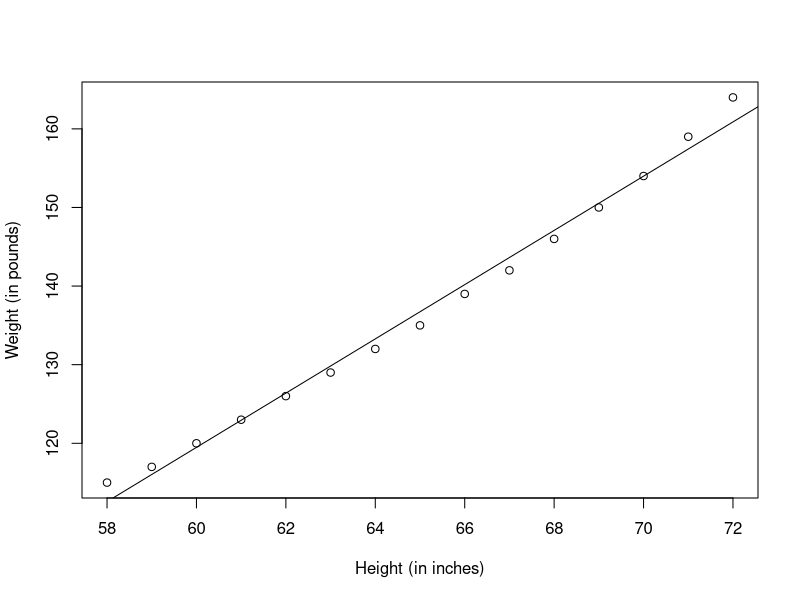
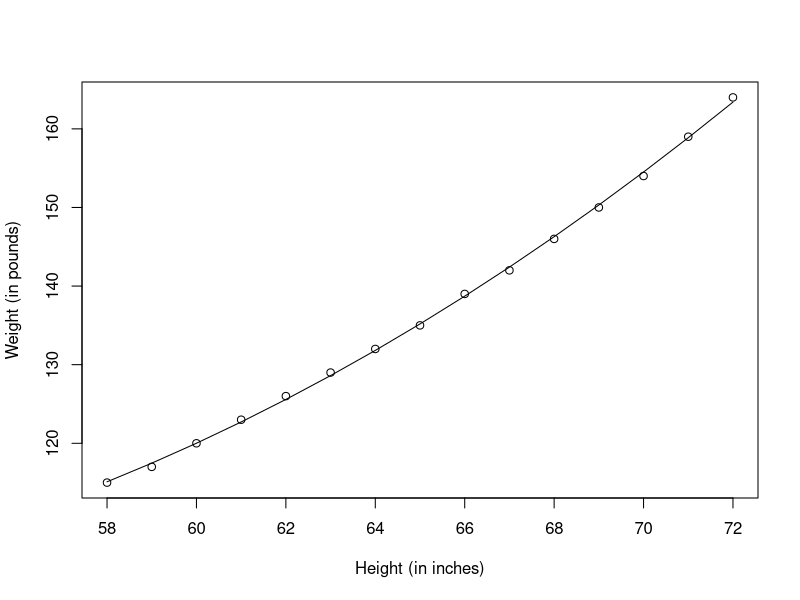
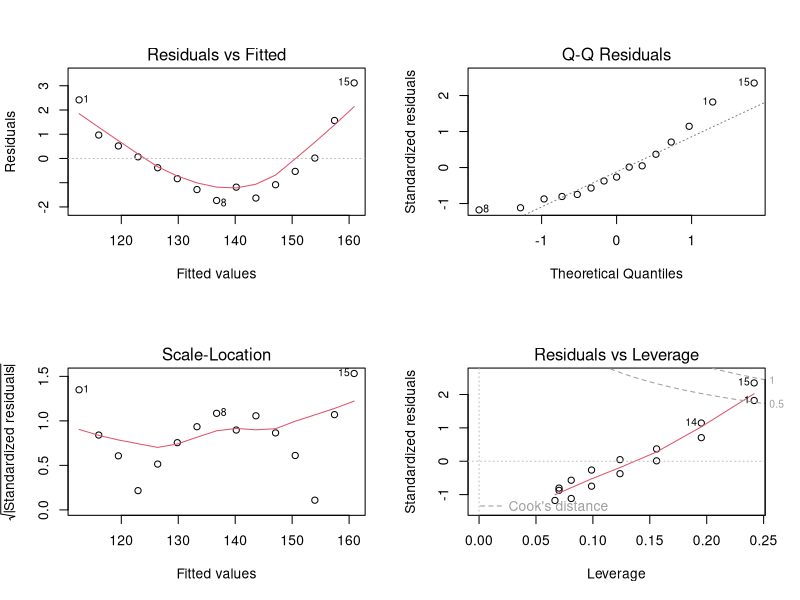
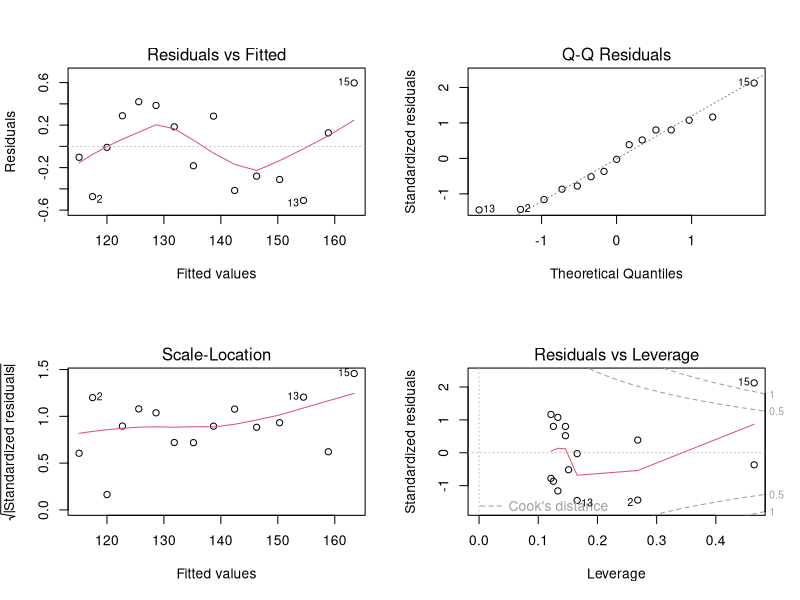
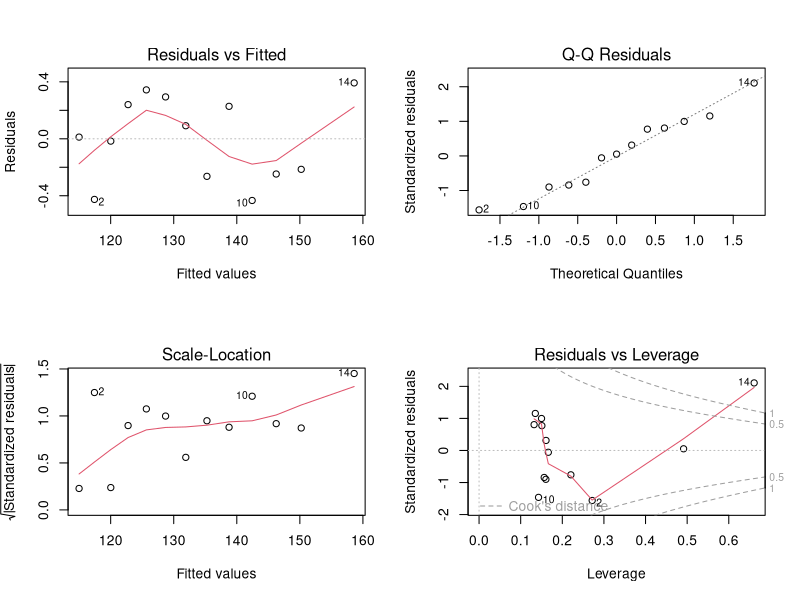
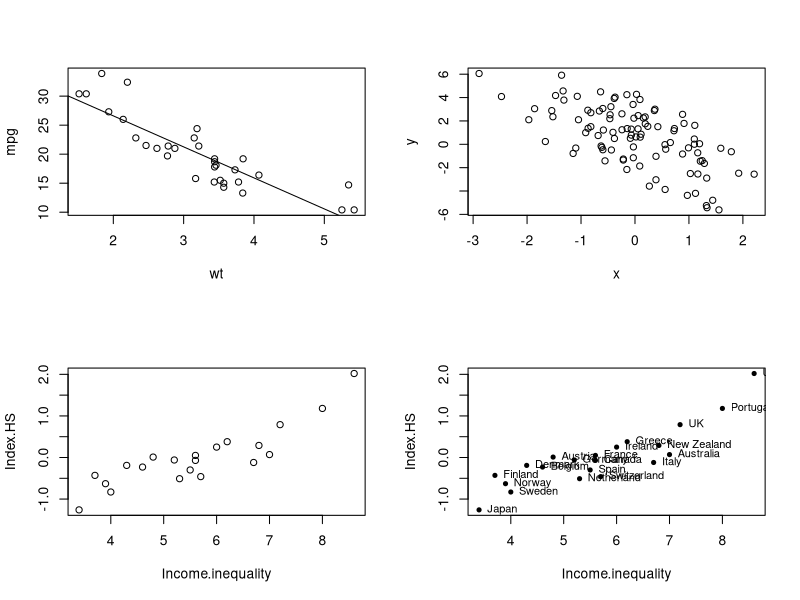
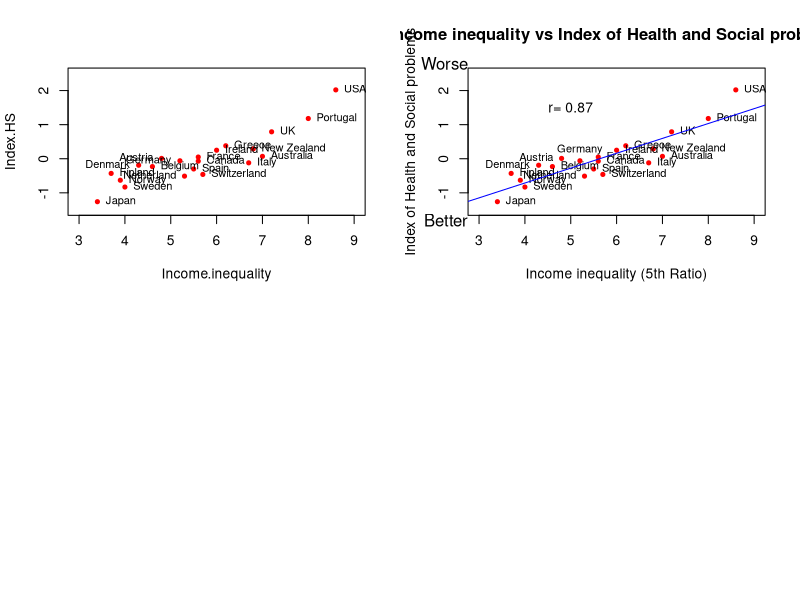

Here is the R script that generated these plots, in order:
## ---- chunk 1
data("women")
fit <- lm(weight ~ height, data = women)
summary(fit)

women$weight
fitted(fit)
residuals(fit)

plot(women$height, women$weight, 
     xlab = "Height (in inches)", 
     ylab = "Weight (in pounds)")
abline(fit)
## ---- chunk 2
fit2 <- lm(weight ~ height + I(height^2), data = women)
summary(fit2)

plot(women$height, women$weight,
     xlab = "Height (in inches)",
     ylab = "Weight (in pounds)")
lines(women$height, fitted(fit2))
## ---- chunk 3
fit <- lm(weight ~ height, data = women)
par(mfrow = c(2,2))
plot(fit)

fit2 <- lm(weight ~ height + I(height^2), data = women)
par(mfrow = c(2,2))
plot(fit2)

newfit <- lm(weight ~ height + I(height^2), data = women[-c(13,15),])
par(mfrow = c(2,2))
plot(newfit)
## ---- chunk 4
plot(mpg ~ wt, data = mtcars)
model <- lm(mpg ~ wt, data = mtcars)
abline(model)
summary(model)

predict(model, newdata = data.frame(wt = 6))
## ---- chunk 5
x <- seq(-3, 3, by = 0.1)
q <- seq(-3, 3, by = 0.1)
p <- seq(0, 1, by = 0.1)
n <- 10

dnorm(x, mean = 0, sd = 1, log = FALSE)
pnorm(q, mean = 0, sd = 1, lower.tail = TRUE, log.p = FALSE)
qnorm(p, mean = 0, sd = 1, lower.tail = TRUE, log.p = FALSE)
rnorm(n, mean = 0, sd = 1)

x <- rnorm(10)
pnorm(2)
x <- rnorm(10, 20, 2)
## ---- chunk 6
set.seed(1)
rnorm(5)
rnorm(5)
set.seed(1)
## ---- chunk 7
set.seed(20)
x <- rnorm(100)
e <- rnorm(100, 0, 2)
y <- 0.5 - 2 * x + e
plot(x, y)

set.seed(1)
sample(1:10, 4)
sample(1:10, 4)
sample(letters, 5)
sample(1:10)
sample(1:10)
sample(1:10, replace = TRUE)
## ---- chunk 8
country <- c("Australia","Austria","Belgium","Canada","Denmark","Finland",
             "France","Germany","Greece","Ireland","Italy","Japan",
             "Netherland","New Zealand","Norway","Portugal","Spain","Sweden",
             "Switzerland","UK","USA")

Income.inequality <- c(7.0,4.8,4.6,5.6,4.3,3.7,5.6,5.2,6.2,6.0,6.7,3.4,5.3,
                       6.8,3.9,8.0,5.5,4.0,5.7,7.2,8.6)

Index.HS <- c(0.07,0.01,-0.23,-0.07,-0.19,-0.43,0.05,-0.06,0.38,0.25,-0.12,
              -1.26,-0.51,0.29,-0.63,1.18,-0.30,-0.83,-0.46,0.79,2.02)

GDP_WB <- c(45926,47682,43435,45066,45537,30676,39328,46401,26851,49393,
            35463,36319,48253,37679,65615,28760,33629,45297,59540,40233,54630)

data.21 <- data.frame(country, Income.inequality, Index.HS, GDP_WB)

plot(data.21[c("Income.inequality","Index.HS")])

Index_inequality.df <- data.21[c("Income.inequality","Index.HS")]
str(Index_inequality.df)

(country <- data.21[,"country"])
(country.2 <- data.21["country"])
str(country)
str(country.2)

plot(Index_inequality.df, pch=20)
text(Index_inequality.df, labels=country, pos=4, cex=0.8)

which(country %in% c("Austria","Denmark","Germany","Netherland"))
text.left <- which(country %in% c("Austria","Denmark","Germany","Netherland"))
text.right <- setdiff(1:nrow(data.21), text.left)
pos.text <- ifelse(1:nrow(data.21) %in% text.left, 2, 4)

plot(Index_inequality.df, pch=20, col="red", xlim=c(3,9), ylim=c(-1.5,2.5))
text(Index_inequality.df, labels=country, pos=pos.text, cex=0.8)

which(country %in% "Germany")
text.up <- which(country %in% "Germany")
text.left <- setdiff(1:nrow(data.21), c(text.right, text.up))
pos.text <- ifelse(1:nrow(data.21) %in% text.up, 3,
                   ifelse(1:nrow(data.21) %in% text.left, 2, 4))

plot(Index_inequality.df, pch=20, col="red", xlim=c(3,9), ylim=c(-1.5,2.5), ann=FALSE)
text(Index_inequality.df, labels=country, pos=pos.text, cex=0.8)
main.title <- "Income inequality vs Index of Health and Social problems"
x.lab <- "Income inequality (5th Ratio)"
y.lab <- "Index of Health and Social problems"
title(main=main.title, xlab=x.lab, ylab=y.lab)
mtext(c("Better","Worse"), side=2, at=c(-1.8,2.8), las=1)
text(x=5, y=1.5, labels=paste("r=", round(cor(Index_inequality.df[1],
                                              Index_inequality.df[2]), digits=2)))
lm.ineq <- lm(Index.HS ~ Income.inequality, data=Index_inequality.df)
abline(lm.ineq$coef, col="blue")
## ---- chunk 9
rm(list = ls(all = TRUE))
n <- 30
M <- 1
p <- 5
z <- matrix(runif(n * p, 0, 1), nrow=n, ncol=p)
x <- 3 * cos(z[,1]) + 2 * rnorm(n)
x <- as.matrix(x)
beta.true <- rep(1, ncol(x))

hfun1 <- function(zvec)
  (10*cos(zvec[1]) - 15*(zvec[2])^2 + 10*exp(-zvec[3])*zvec[4]
   - 8*sin(zvec[5])*cos(zvec[3]) + 20*(zvec[1]*zvec[5]))
h1 <- apply(z, 1, hfun1)
eps <- rnorm(n)
y <- x * beta.true + h1 + eps
